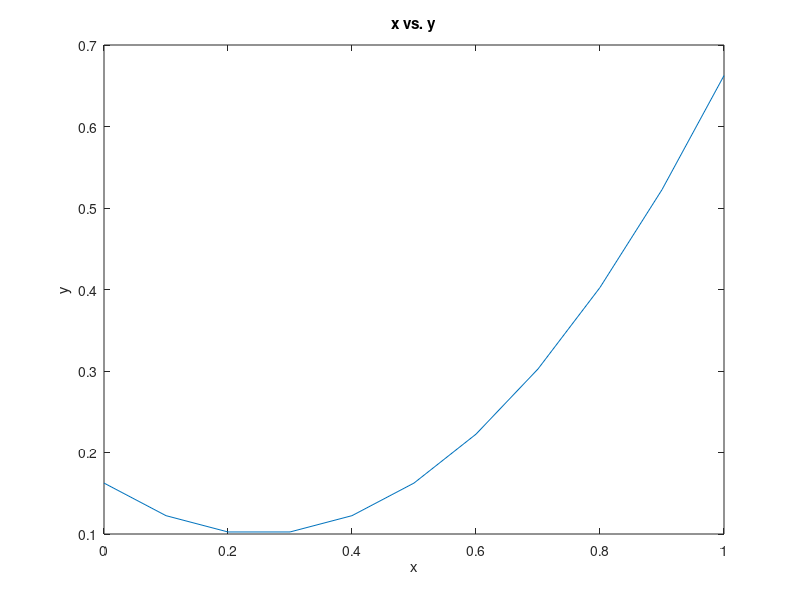

MATLAB code for this plot: (Note: this script raises an error after producing the figure.)
%{
    Prereq test
    Connor O'Reilly
    08/26/2021
%}

%% Q1
x = linspace(0,1,11)
%% Q2
y = x.^2 - 0.5.*x + 0.1625
%% Q3
figure(1)
plot(x,y)
xlabel('x')
ylabel('y')
title('x vs. y')
%% Q4
sum(y)
max(y)
sqrt(sum(y.^2))
%{
    Description:
        Q1: created vector containing 11 equally spaced points that cover
        the interval [0,1] using linspace(x,y,n). Linspace will generate n
        points covering x->y.
        Q2: using matlab matrix math, y was computed with each individual
        element in x.
        Q3: made a nice plot of x vs. y
        Q4: 
            a) used sum, which takes the sum of all array elements
            b) max(y) determines the maximum element in array y
            c) y.^2 , will compute the square of each element in y
            seperatly, sum(y.^2) will compute the sum of the array
            containing squared elements of y, sqrt(sum()) computes the 
            square root of the computed sum.
%}

%% Data
load('data.txt');
x = data(:,1)
y = data(:,2)
figure(2)
scatter(x,y)
% Graph has an upward trend as x increases past around 0.3 y also
% increases.